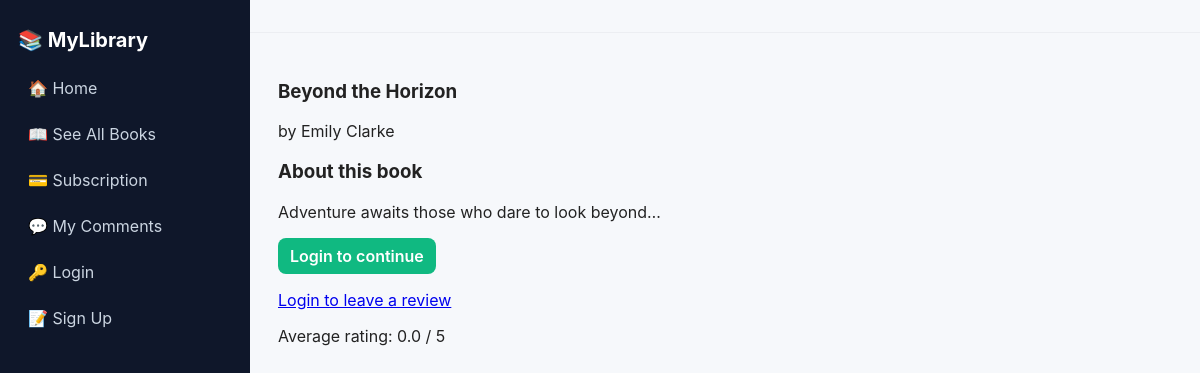
Page /books/1/ on the committed database.
### books/models.py (models this page shows, shortened)
class Book(models.Model):
    title = models.CharField(max_length=200)
    author = models.ForeignKey(Author, on_delete=models.CASCADE, related_name="books")
    isbn = models.CharField(max_length=13, unique=True)
    published_date = models.DateField()
    copies_available = models.PositiveIntegerField()
    cover = models.ImageField(upload_to="covers/", blank=True, null=True)
    preview_text = models.TextField(blank=True)   # visible to Free
    full_text = models.TextField(blank=True)      # full content for reading online
    file = models.FileField(upload_to="books/files/", blank=True, null=True)  # for Unlimited downloads
    description = models.TextField(default="No description available")
    category = models.CharField(max_length=100, default="General")
    uploaded_at = models.DateTimeField(auto_now_add=True, null=True, blank=True)

class Author(models.Model):
    name = models.CharField(max_length=100)
    birth_date = models.DateField(null=True, blank=True)
    biography = models.TextField(null=True, blank=True)

### books/views.py (the view, shortened to what this page needs)
# urls.py: path("<int:pk>/", views.book_detail, name="book_detail"),
def book_detail(request, pk):
    book = get_object_or_404(Book, pk=pk)
    plan = None
    if request.user.is_authenticated:
        plan = _get_subscription(request.user).plan_type
    avg_rating = book.reviews.aggregate(avg=Avg("rating"))["avg"] or 0
    return render(request, "books/book_detail.html", {"book": book, "plan_type": plan, "avg_rating": avg_rating})

### books/templates/books/book_detail.html (shortened to what this page needs)
{% extends "accounts/base.html" %}
{% block content %}
<article class="detail">
  <header>
    <h1>{{ book.title }}</h1>
    <p class="muted">by {{ book.author.name }}</p>
  </header>
  <h3>About this book</h3>
  <p>{{ book.preview_text|linebreaks }}</p>
  <div class="actions">
    {% if user.is_authenticated %}
      {% if plan_type == "free" %}
        <p class="warn">You’re on Free. Preview only.</p>
        <a class="btn" href="{% url 'subscribe' %}">Upgrade to read full →</a>
      {% elif plan_type == "premium" %}
        <a class="btn" href="{% url 'read_book' book.pk %}">Read Full (counts toward 5/month)</a>
        <a class="btn-outline" href="{% url 'add_to_reading_list' book.pk %}">Save to Reading List</a>
      {% else %}
        <a class="btn" href="{% url 'read_book' book.pk %}">Read Full</a>
        {% if book.file %}
          <a class="btn-outline" href="{% url 'download_book' book.pk %}">Download</a>
        {% endif %}
        <a class="btn-outline" href="{% url 'add_to_reading_list' book.pk %}">Save to Reading List</a>
      {% endif %}
    {% else %}
      <a class="btn" href="{% url 'login' %}">Login to continue</a>
    {% endif %}
  </div>
  {% if user.is_authenticated %}
  <div class="card">
    <h4>Rate this book</h4>
    <form method="post">
      {% csrf_token %}
      <label>Rating (1-5)</label>
      <select name="rating">
        <option value="5">5 - Excellent</option>
        <option value="4">4 - Good</option>
        <option value="3">3 - Okay</option>
        <option value="2">2 - Poor</option>
        <option value="1">1 - Terrible</option>
      </select>
      <p><textarea name="comment" rows="3" placeholder="Leave a short comment (optional)"></textarea></p>
      <button class="btn" type="submit">Submit Review</button>
    </form>
  </div>
{% else %}
  <p><a href="{% url 'login' %}">Login to leave a review</a></p>
{% endif %}
<p>Average rating: {{ avg_rating|floatformat:1 }} / 5</p>
</article>
{% endblock %}

### accounts/static/accounts/css/style.css (style rules this page uses)
* { box-sizing: border-box; }
body { font-family: Inter, system-ui, -apple-system, "Segoe UI", Roboto, "Helvetica Neue", Arial; margin: 0; color: #222; background: #f6f8fb; }
.btn { display: inline-block; background: #10b981; color: white; padding: 8px 12px; border-radius: 8px; text-decoration: none; font-weight: 600; }

### rows in the picture
Book: title "Beyond the Horizon", author.name "Emily Clarke", preview_text "Adventure awaits those who dare to look beyond…"

### other values in the picture
{{ avg_rating|floatformat:1 }} "0.0"
